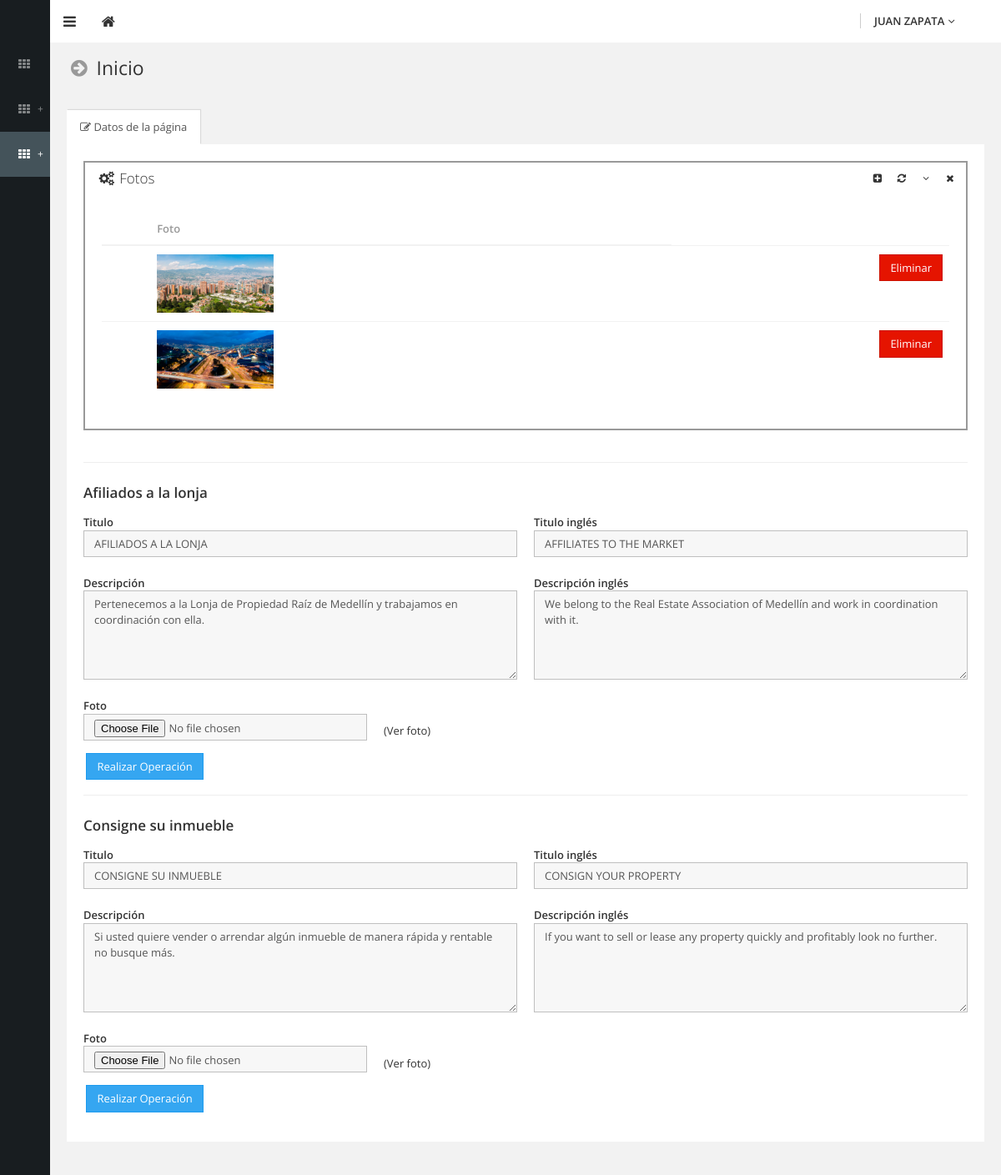
The page /admin/html/pages/pag-inicio.php?Idmenu=3&Idsubmenu=4 (signed in) on the database its author committed.
### tables this page shows
CREATE TABLE IF NOT EXISTS `Menu` (
  `Id` int(11) NOT NULL AUTO_INCREMENT,
  `Nombre` varchar(255) NOT NULL,
  `Url` varchar(255) NOT NULL,
  `Pos` int(11) NOT NULL,
  PRIMARY KEY (`Id`)
);

CREATE TABLE IF NOT EXISTS `Menusub` (
  `Id` int(11) NOT NULL AUTO_INCREMENT,
  `Idmenu` int(11) NOT NULL,
  `Nombre` varchar(255) NOT NULL,
  `Url` varchar(255) NOT NULL,
  `Pos` int(11) NOT NULL,
  PRIMARY KEY (`Id`)
);

CREATE TABLE IF NOT EXISTS `FotosInicio` (
  `Id` int(11) NOT NULL AUTO_INCREMENT,
  `Idpropiedad` int(11) NOT NULL,
  `Nombre` varchar(255) NOT NULL,
  `Pos` int(11) NOT NULL,
  PRIMARY KEY (`Id`)
);

CREATE TABLE IF NOT EXISTS `Lonja` (
  `Id` int(11) NOT NULL AUTO_INCREMENT,
  `Titulo` varchar(255) NOT NULL,
  `TituloEN` varchar(255) NOT NULL,
  `Descripcion` varchar(255) NOT NULL,
  `DescripcionEN` varchar(255) NOT NULL,
  `Foto` varchar(255) NOT NULL,
  PRIMARY KEY (`Id`)
);

CREATE TABLE IF NOT EXISTS `ConsigneInicio` (
  `Id` int(11) NOT NULL AUTO_INCREMENT,
  `Titulo` varchar(255) NOT NULL,
  `TituloEN` varchar(255) NOT NULL,
  `Descripcion` varchar(255) NOT NULL,
  `DescripcionEN` varchar(255) NOT NULL,
  `Foto` varchar(255) NOT NULL,
  PRIMARY KEY (`Id`)
);

### admin/html/pages/pag-inicio.php (the view, shortened to what this page needs)
<?
include("../../includes/conexion.php");
					$queryTITMEN		="SELECT* FROM Menusub WHERE Id = ".$_REQUEST["Idsubmenu"] ;
					$resultTITMEN		=mysql_query($queryTITMEN, $id);
					While($rowTITMEN	=mysql_fetch_array($resultTITMEN))
					{
					$NombreTITMEN		=$rowTITMEN["Nombre"];
					}
					$LineaMenuS			=$NombreTITMEN;
					$query 				="SELECT * FROM Inicio";
					$result 			=mysql_query($query,$id);
					while($row 			=mysql_fetch_array($result)) {
					$IdUS 				=$row["Id"];
					}
					$query2 			="SELECT * FROM Lonja";
					$result2 			=mysql_query($query2,$id);
					while($row2 		=mysql_fetch_array($result2)){
					$Titulo 			=$row2["Titulo"];
					$TituloIngles 		=$row2["TituloEN"];
					$Descripcion 		=$row2["Descripcion"];
					$DescripcionIngles	=$row2["DescripcionEN"];
					$Foto 				=$row2["Foto"];
					}
					$query3 			="SELECT * FROM ConsigneInicio";
					$result3 			=mysql_query($query3,$id);
					while($row3 		=mysql_fetch_array($result3)){
					$Titulo2 			=$row3["Titulo"];
					$TituloIngles2 		=$row3["TituloEN"];
					$Descripcion2 		=$row3["Descripcion"];
					$DescripcionIngles2	=$row3["DescripcionEN"];
					$Foto2 				=$row3["Foto"];
					}
?>
<!DOCTYPE html>
<html lang="en">
	<head>
		<link type="text/css" rel="stylesheet" href="../../assets/css/theme-default/bootstrap.css?1403937764" />
		<link type="text/css" rel="stylesheet" href="../../assets/css/theme-default/boostbox.css?1403937765" />
		<link type="text/css" rel="stylesheet" href="../../assets/css/theme-default/boostbox_responsive.css?1403937765" />
		<link type="text/css" rel="stylesheet" href="../../assets/css/theme-default/font-awesome.min.css?1401481653" />
	</head>
	<body >
		<header id="header">
<?
include("../../includes/navbar.php");
?>
		</header>
		<div id="base">
			<div id="sidebar">
			  <div class="sidebar-back"></div>
			  <div class="sidebar-content">
			    <div class="nav-brand"> <a class="main-brand" href="zona.php">
			      </a>
               </div>
<?
include("../../includes/menu.php");
?>
		      </div>
		  </div>
			<div id="content">
				<section>
					<div class="section-header">
						<h3 class="text-standard"><i class="fa fa-fw fa-arrow-circle-right text-gray-light"></i> <?=$LineaMenuS?></h3>
					</div>
					<div class="section-body">
						<div class="row">
							<div class="col-lg-12">
								<div class="box style-transparent">
									<div class="box-head">
										<ul class="nav nav-tabs tabs-transparent" data-toggle="tabs">
											<li class="active"><a href="#editDetails"><i class="fa fa-edit"></i> Datos de la página</a></li>
										</ul>
									</div>
									<div class="tab-content">
										<div class="tab-pane active" id="editDetails">
											<div class="box-body style-white">
													<div class="row">
														<div class="col-sm-12">
															<div class="box box-outlined">
																<div class="box-head">
																	<header><h4 class="text-light"><i class="fa fa-fw fa-cogs"></i> Fotos</h4></header>
																	<div class="tools">
																		<div class="btn-group btn-group-transparent">
																			<a class="btn btn-equal btn-sm" onclick="IngFilaFotos();"><i class="fa fa-plus-square"></i></a>
																			<a class="btn btn-equal btn-sm btn-refresh"><i class="fa fa-refresh"></i></a>
																			<a class="btn btn-equal btn-sm btn-collapse"><i class="fa fa-angle-down"></i></a>
																			<a class="btn btn-equal btn-sm btn-close"><i class="fa fa-times"></i></a>
																		</div>
																	</div>
																</div>
																<div class="box-body">
																	<table class="table table-hover">
																		<thead>
																			<th></th>
																			<th>Foto</th>
																			<th></th>
																		</thead>
																		<tbody id="Fotos">
																			<?
																			$query2				="SELECT * FROM FotosInicio WHERE Idpropiedad='$IdUS' ORDER BY Pos";
					 														$result2 			=mysql_query($query2,$id);
					 														while($row2 		=mysql_fetch_array($result2)){
					 														$IdC 				=$row2["Id"];
					 														$Nombre 			=$row2["Nombre"];
					 														$Count++;
					 														?>
					 														<tr id="arrayorder_<?php echo $IdC ?>">
																			<td></td>
																			<td><a href="ImagenesInicio/<?=$Nombre?>" target="_blank"><img src="ImagenesInicio/<?=$Nombre?>" height="70"></a><input type="hidden" name="<?=$IdC?>" value="<?=$IdC?>"><td>
					 														<td class="text-right"><button type="button" class="btn btn-danger" onclick="Eli(<?=$IdC?>);">Eliminar</button></td>
					 														</tr>
					 														<?
					 														}
					 														?>
																		</tbody><input type="hidden" id="Numero2" name="Numero2" value="<?=$Count?>">
																	</table>
																</div>
															</div>
														</div>
													</div>
													<hr size="90%">
													<form class="form-horizontal form-validate" id="form" role="form" method="post" action="pag-inicio-3.php" enctype="multipart/form-data" novalidate>
													<div class="row">
														<div class="col-sm-12"><h4>Afiliados a la lonja</h4></div>
													</div>
													<div class="row">
														<div class="col-sm-6">
															<div class="form-group">
																<div class="col-sm-12">
																	<label for="Titulo" class="control-label">Titulo</label>
																	<input type="text" name="Titulo" id="Titulo" class="form-control" placeholder="Titulo" value="<?=$Titulo?>" required data-rule-minlength="3">
																</div>
															</div>
														</div>
														<div class="col-sm-6">
															<div class="form-group">
																<div class="col-sm-12">
																	<label for="TituloIngles" class="control-label">Titulo inglés</label>
																	<input type="text" name="TituloIngles" id="TituloIngles" class="form-control" placeholder="Titulo inglés" value="<?=$TituloIngles?>" required data-rule-minlength="3">
																</div>
															</div>
														</div>
													</div>
													<div class="row">
														<div class="col-sm-6">
															<div class="form-group">
																<div class="col-sm-12">
																	<label for="Descripcion" class="control-label">Descripción</label>
																	<textarea name="Descripcion" id="Descripcion" class="form-control" placeholder="Descripcion"  rows="5" required><?=$Descripcion?></textarea>
																</div>
															</div>
														</div>
														<div class="col-sm-6">
															<div class="form-group">
																<div class="col-sm-12">
																	<label for="DescripcionIngles" class="control-label">Descripción inglés</label>
																	<textarea name="DescripcionIngles" id="DescripcionIngles" class="form-control" placeholder="Descripcion inglés" rows="5" required><?=$DescripcionIngles?></textarea>
																</div>
															</div>
														</div>
														<div class="col-sm-6">
															<div class="form-group">
																<div class="col-sm-8">
																	<label for="Foto" class="control-label">Foto</label>
																	<input type="file" name="Foto" id="Foto" class="form-control" accept="image/*">																</div>
																<div class="col-sm-4">
																	<br><br><a href="General/Lonja/<?=$Foto?>" target="_blank">(Ver foto)</a>
																</div>
															</div>
														</div>
													</div>
													<div class="form-group">
														<div class="col-sm-12">
															<button type="submit" class="btn btn-primary">Realizar Operación</button>
														</div>
													</div>
													</form>
													<hr size="90%">
													<form class="form-horizontal form-validate" id="form1" role="form" method="post" action="pag-inicio-4.php" enctype="multipart/form-data" novalidate>
													<div class="row">
														<div class="col-sm-12"><h4>Consigne su inmueble</h4></div>
													</div>
													<div class="row">
														<div class="col-sm-6">
															<div class="form-group">
																<div class="col-sm-12">
																	<label for="Titulo" class="control-label">Titulo</label>
																	<input type="text" name="Titulo" class="form-control" placeholder="Titulo" value="<?=$Titulo2?>" required data-rule-minlength="3">
																</div>
															</div>
														</div>
														<div class="col-sm-6">
															<div class="form-group">
																<div class="col-sm-12">
																	<label for="TituloIngles" class="control-label">Titulo inglés</label>
																	<input type="text" name="TituloIngles" class="form-control" placeholder="Titulo inglés" value="<?=$TituloIngles2?>" required data-rule-minlength="3">
																</div>
															</div>
														</div>
													</div>
													<div class="row">
														<div class="col-sm-6">
															<div class="form-group">
																<div class="col-sm-12">
																	<label for="Descripcion" class="control-label">Descripción</label>
																	<textarea name="Descripcion" class="form-control" placeholder="Descripcion"  rows="5" required><?=$Descripcion2?></textarea>
																</div>
															</div>
														</div>
														<div class="col-sm-6">
															<div class="form-group">
																<div class="col-sm-12">
																	<label for="DescripcionIngles" class="control-label">Descripción inglés</label>
																	<textarea name="DescripcionIngles"  class="form-control" placeholder="Descripcion inglés" rows="5" required><?=$DescripcionIngles2?></textarea>
																</div>
															</div>
														</div>
														<div class="col-sm-6">
															<div class="form-group">
																<div class="col-sm-8">
																	<label for="Foto" class="control-label">Foto</label>
																	<input type="file" name="Foto" class="form-control" accept="image/*">																</div>
																<div class="col-sm-4">
																	<br><br><a href="General/ConsigneInicio/<?=$Foto2?>" target="_blank">(Ver foto)</a>
																</div>
															</div>
														</div>
													</div>
													<div class="form-group">
														<div class="col-sm-12">
															<button type="submit" class="btn btn-primary">Realizar Operación</button>
														</div>
													</div>
													</form>
											</div>
										</div>
									</div>
								</div>
							</div>
						</div>
					</div>
				</section>
			</div>
		</div>
	</body>
</html>

### admin/includes/menu.php (shortened to what this page needs)
			    <ul class="main-menu">
<?
					$tipouzer		=$_SESSION['tipo'];
					$Idmenux		=$_REQUEST["Idmenu"];
					$conMenu		=0;
					$queryMenu		="SELECT* FROM Menu order by Pos" ;
					$resultMenu		=mysql_query($queryMenu, $id);
					While($rowMenu	=mysql_fetch_array($resultMenu))
					{
					$NombreMenu		=$rowMenu["Nombre"];
					$UrlMenu		=$rowMenu["Url"];
					$IdMenu			=$rowMenu["Id"];
					$MosPers1		=	0;
							$queryPers1			="SELECT* FROM Permisos where Idtipo = '$tipouzer'  and Men = '$IdMenu' and Submenu = '0' and Opciones = '0' ";
							$resultPers1		=mysql_query($queryPers1, $id);
							while($rowPers1		=mysql_fetch_array($resultPers1))
							{
							$MosPersA			=$rowPers1["Mos"];
								if($MosPersA > 0)
								{
								$MosPers1	=	1;
								}
							}
							if($UrlMenu	==	'#')
							{
							$UrlMenu	=	'javascript:void(0);';
							$addMenu	=	'<span class="expand-sign">+</span>';
							}
							else
							{
							$UrlMenu		=$UrlMenu;
							}
							$conMenu++;
							if(empty($Idmenux))
							{
								if($conMenu == 1)
								{
								$Activa	=	'class="active"';
								}
								else
								{
								$Activa	=	'';
								}
							}
							elseif($IdMenu	== $Idmenux)
							{
								$Activa	=	'class="active"';
							}
							else
							{
								$Activa	=	'';
							}
										if($MosPers1 == 1)
										{
?>
                                            <li>
                                            <a href="<?=$UrlMenu?>?Idmenu=<?=$IdMenu?>" <?=$Activa?>> <i class="fa fa-th fa-fw"></i><span class="title"><?=$NombreMenu?></span> <?=$addMenu?></a>
                                            <?
                                            if($UrlMenu =! 'javascript:void(0);')
                                            {
                                            ?>
                                            </li>
                                            <?
                                            }
                                            else
                                            {
                                            ?>
                                            </li>
                                            <?
											}
					}
					}
                                            ?>
		        </ul>

### admin/assets/css/theme-default/boostbox_responsive.css (style rules this page uses)
@media (min-width: 481px) and (max-width: 1200px) { body:not(.sidebar-expanded) #content { display: block; } }
@media (min-width: 481px) and (max-width: 1200px) { body:not(.sidebar-expanded) #sidebar { width: 60px; } }
@media (min-width: 481px) and (max-width: 1200px) { body:not(.sidebar-expanded) #header { left: 60px; } }
@media (min-width: 481px) and (max-width: 1200px) { body:not(.sidebar-expanded) .sidebar-back { width: 60px; } }
@media (min-width: 481px) and (max-width: 1200px) { body:not(.sidebar-expanded) .main-menu > li { position: relative; } }
@media (min-width: 481px) and (max-width: 1200px) { body:not(.sidebar-expanded) .main-menu > li.active > a { background-color: #44535a; color: #ffffff; } }
@media (min-width: 481px) and (max-width: 1200px) { body:not(.sidebar-expanded) .main-menu > li > a { padding: 20px 20px 20px 40px; -webkit-transition: padding 0.15s ease-in; -o-transition: padding 0.15s ease-in; transition: padding 0.15s ease-in; } }
@media (min-width: 481px) and (max-width: 1200px) { body:not(.sidebar-expanded) .main-menu > li > a:before, body:not(.sidebar-expanded) .main-menu > li > a:after { content: " "; display: table; } }
@media (min-width: 481px) and (max-width: 1200px) { body:not(.sidebar-expanded) .main-menu > li > a:after { clear: both; } }
@media (min-width: 481px) and (max-width: 1200px) { body:not(.sidebar-expanded) .main-menu > li > a .fa:first-child { color: inherit; margin-left: -20px; } }

### rows shown on the page
menusub: Nombre "Inicio"
fotosinicio: Nombre (picture)
fotosinicio: Nombre (picture)
lonja: Titulo "AFILIADOS A LA LONJA", TituloIngles "AFFILIATES TO THE MARKET", Descripcion "Pertenecemos a la Lonja de Propiedad Raíz de Medellín y trabajamos en coordinación con ella.", DescripcionIngles "We belong to the Real Estate Association of Medellín and work in coordination with it."
consigneinicio: Titulo "CONSIGNE SU INMUEBLE", TituloIngles "CONSIGN YOUR PROPERTY", Descripcion "Si usted quiere vender o arrendar algún inmueble de manera rápida y rentable no busque más.", DescripcionIngles "If you want to sell or lease any property quickly and profitably look no further."

### other values the page prints
$_SESSION['NombreR'] "JUAN ZAPATA"
